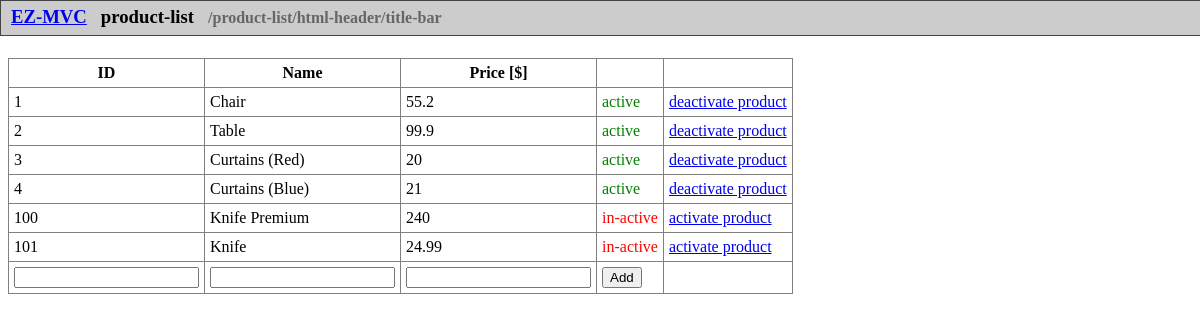
Page /Product/list on the earlier database version.
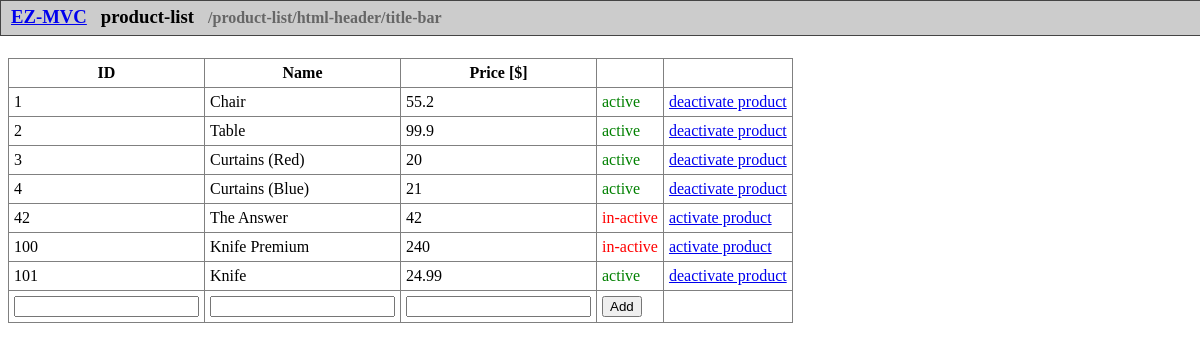
Same page on the later database version.
### tables this page shows
CREATE TABLE "products" (
	"id"	INTEGER NOT NULL,
	"name"	TEXT NOT NULL,
	"price"	NUMERIC NOT NULL,
	"active"	INTEGER NOT NULL,
	PRIMARY KEY("id")
);

### system/View.php (called while the page is built, shortened)
<?php
class View
{
    public $isRootView = false;
    public $parentViews = [];
    public $name = '';
    private function __construct(string $name, array $data = [])
    {
        $this->name = $name;
    }
    public static function createRoot(string $name, array $data = [])
    {
        $view = new View($name, $data);
        $view->isRootView = true;
        $view->path = '/'.$name;
        $view->parentViews = [];
        $view->isRootView = true;
        return $view;
    }
    public static function createChild(string $name, View $parentView, bool $inheritData = true, array $data = [])
    {
        $data = $inheritData ? $parentView->data : $data;
        $view = new View($name, $data);
        $view->isRootView = false;
        $view->path = $parentView->path.'/'.$name;
        $view->parentViews = array_merge($parentView->parentViews, [$parentView]);
        $view->isRootView = false;
        return $view;
    }
    public function getRootView()
    {
        return $this->isRootView ? $this : $this->parentViews[0];
    }
    public function render()
    {
        include(self::VIEWPATH . $this->name . '.view.php');
    }
}

### app/controllers/Product.php (called while the page is built, shortened)
<?php
abstract class Product extends Controller
{
    public static function list()
    {
        $data = [];
        $data["products"] = DefaultModel::getProducts();
        View::createRoot("product-list", $data)->render();
    }
}

### system/Router.php (called while the page is built, shortened)
<?php
abstract class Router
{
    private static $controller = '';
    private static $action = '';
    private static $id = '';
    private static $params = [];
    public static function routeRequest()
    {
        $result = call_user_func([self::CONTROLLER_NAMESPACE . self::$controller, self::$action], self::$id, self::$params);
    }
    private static function resolveRequestUrl()
    {
        $url = parse_url(Helper::addTrailingSlash('http://example.com' . urldecode($_SERVER['REQUEST_URI'])));
        $urlPath = isset($url['path']) ? $url['path'] : '/';
        $baseUrl = parse_url(Helper::addTrailingSlash(EZ_BASE_URL));
        $baseUrlPath = isset($baseUrl['path']) ? $baseUrl['path'] : '/';
        $urlPath = mb_strpos($urlPath, $baseUrlPath, 0) === 0 ? '/' . mb_substr($urlPath, mb_strlen($baseUrlPath)) : $urlPath;
        $urlPathParts = explode('/', $urlPath);
        self::$controller = isset($urlPathParts[1]) && $urlPathParts[1] !== '' ? $urlPathParts[1] : EZ_DEFAULT_CONTROLLER;
        self::$action = isset($urlPathParts[2]) && $urlPathParts[2] !== '' ? $urlPathParts[2] : EZ_DEFAULT_ACTION;
        self::$id = isset($urlPathParts[3]) ? $urlPathParts[3] : '';
        self::$params = isset($urlPathParts[4]) ? array_slice($urlPathParts, 4) : [];
    }
}

### index.php (called while the page is built, shortened)
<?php
require __DIR__ . '/config/config.php';
Alddesign\EzMvc\System\Router::routeRequest();

### system/Config.php (called while the page is built, shortened)
<?php
abstract class Config
{
	private static array $app = [];
	private static bool $loaded = false;
	public static function get(string $key = '', $default = '')
	{
		$dotkeys = explode('.', $key);
		$value = self::$app;
		foreach($dotkeys as $dotkey)
		{
			$value = $value[$dotkey];
		}
		return $value;
	}
	public static function load()
	{
		if(!self::$loaded)
		{
			self::$app = require dirname(__DIR__) . '/app/config/app.config.php';
			self::$loaded = true;
		}
	}
}

### app/models/DefaultModel.php (called while the page is built, shortened)
<?php
abstract class DefaultModel extends Model
{
    public static function getProducts()
    {
        $pdo = self::getPDO();
        $statement = $pdo->query('SELECT * FROM products;', PDO::FETCH_ASSOC);
        if($statement !== false)
        {
            return $statement->fetchAll(PDO::FETCH_ASSOC);
        }
        return [];
    }
}

### app/views/product-list.view.php (the view, shortened to what this page needs)
<?php View::createChild("html-header", $this)->render(); ?>
<table>
    <tr>
        <th><?php echo Config::get("captions.id"); ?></th>
        <th><?php echo Config::get("captions.name"); ?></th>
        <th><?php echo Config::get("captions.price"); ?></th>
        <th> </th>
        <th> </th>
    </tr>
    <?php foreach($products as $product): ?>
        <?php
        $id = $product["id"];
        $activateUrl = Helper::url("/Product/setStatus/$id/1");
        $deactivateUrl = Helper::url("/Product/setStatus/$id/0");
        ?>
        <tr>
            <td><?php echo $id; ?></td>
            <td><?php echo $product["name"]; ?></td>
            <td><?php echo $product["price"]; ?></td>
            <?php if($product["active"] == 1): ?>
                <td><span style="color: green;">active</span></td>
                <td><a href="<?php echo $deactivateUrl ?>">deactivate product</a></td>
            <?php endif; ?>
            <?php if($product["active"] != 1): ?>
                <td><span style="color: red;">in-active</span></td>
                <td><a href="<?php echo $activateUrl ?>">activate product</a></td>
            <?php endif; ?>
        </tr>
    <?php endforeach; ?>
    <form method="POST" action="<?php Helper::echoUrl("/Product/add") ?>">
    <tr>
            <td><input type="text" name="id" value="" /></td>
            <td><input type="text" name="name" value="" /></td>
            <td><input type="text" name="price" value="" /></td>
            <td><input type="submit" value="Add" /></td>
            <td> </td>
    </tr>
    </form>
</table>
<?php View::createChild("html-footer", $this, false, ["footerText" => "Copyright by me..."])->render(); ?>

### app/views/html-header.view.php (shortened to what this page needs)
<!DOCTYPE html>
<html>
    <head>
    </head>
    <body style="padding: 50px 0 0 0;">
    <?php View::createChild("title-bar", $this)->render(); ?>

### app/views/title-bar.view.php (shortened to what this page needs)
<div id="title-bar" style="width:100%; height: 24px; position:fixed; top: 0; left:0; border:1px solid #444; background-color:#ccc; padding: 5px 10px;">
    <a href="<?php Helper::echoUrl("/Main/index") ?>"><h3 style="display: inline; margin-right: 10px;">EZ-MVC</h3></a>
    <h3 style="display: inline; margin-right: 10px;"><?php echo $this->getRootView()->name; ?></h3>
    <h4 style="display: inline; color:#666;"><?php echo $this->path; ?></h4>
</div>

### system/Helper.php (shortened to what this page needs)
<?php
abstract class Helper
{
	public static function removeTrailingSlash(string $value)
	{
		$value = strval($value);
		return mb_substr($value, mb_strlen($value) - 1, 1) === '/' ? mb_substr($value, 0, mb_strlen($value) - 1) : $value;
	}
	public static function addStartingSlash(string $value)
	{
		$value = strval($value);
		return mb_substr($value, 0, 1) === '/' ? $value : '/'. $value;
	}
	public static function url(string $url)
	{
		$isAbsoluteUrl = parse_url($url, PHP_URL_SCHEME) !== null;
		if($isAbsoluteUrl)
		{
			return $url;
		}
		else
		{
			return self::removeTrailingSlash(EZ_BASE_URL) . self::addStartingSlash($url);
		}
	}
	public static function echoUrl(string $url)
	{
		echo self::url($url);
	}
}

### app/views/html-footer.view.php (shortened to what this page needs)
    </body>
</html>

### app/views/product-list.view.php (style rules this page uses)
table,tr,td,th { border-collapse: collapse; border:1px solid gray; }
td,th { padding: 5px; }

Differences in the rows shown:
added products: id "42", name "The Answer", price "42"
changed products "Knife": active "in-active activate product" → "active deactivate product"
